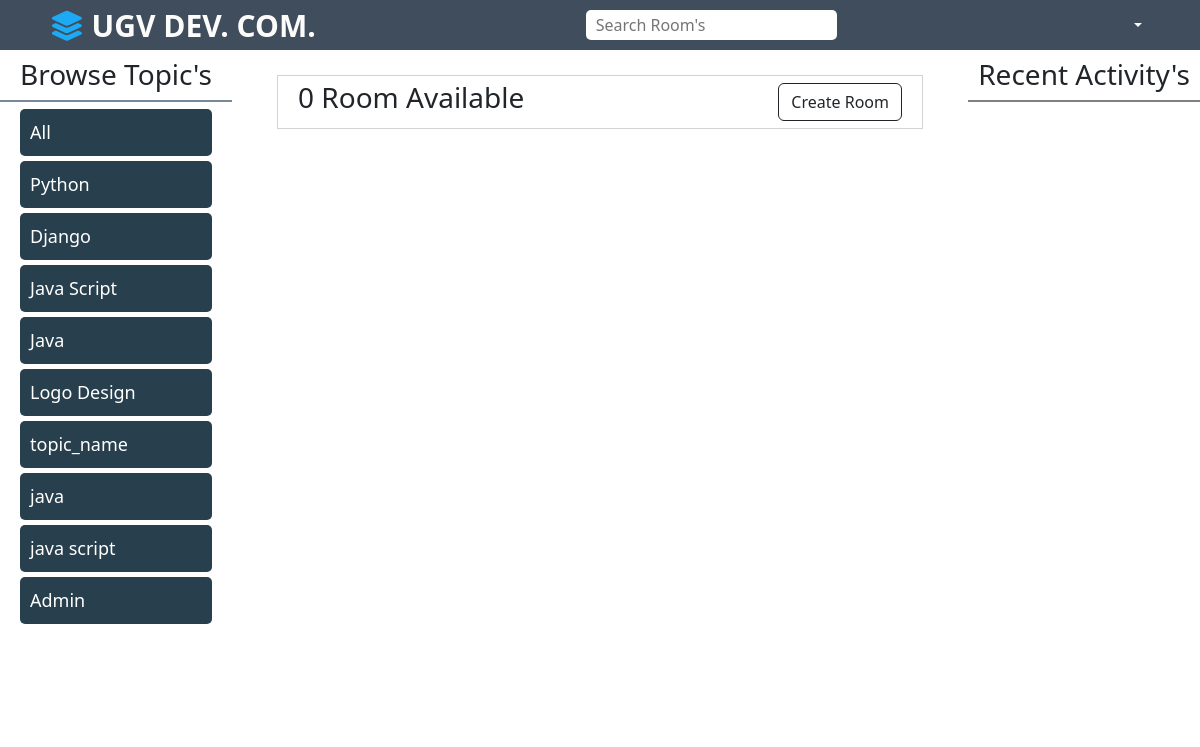
The page /?q=Gaming on the database as committed earlier.
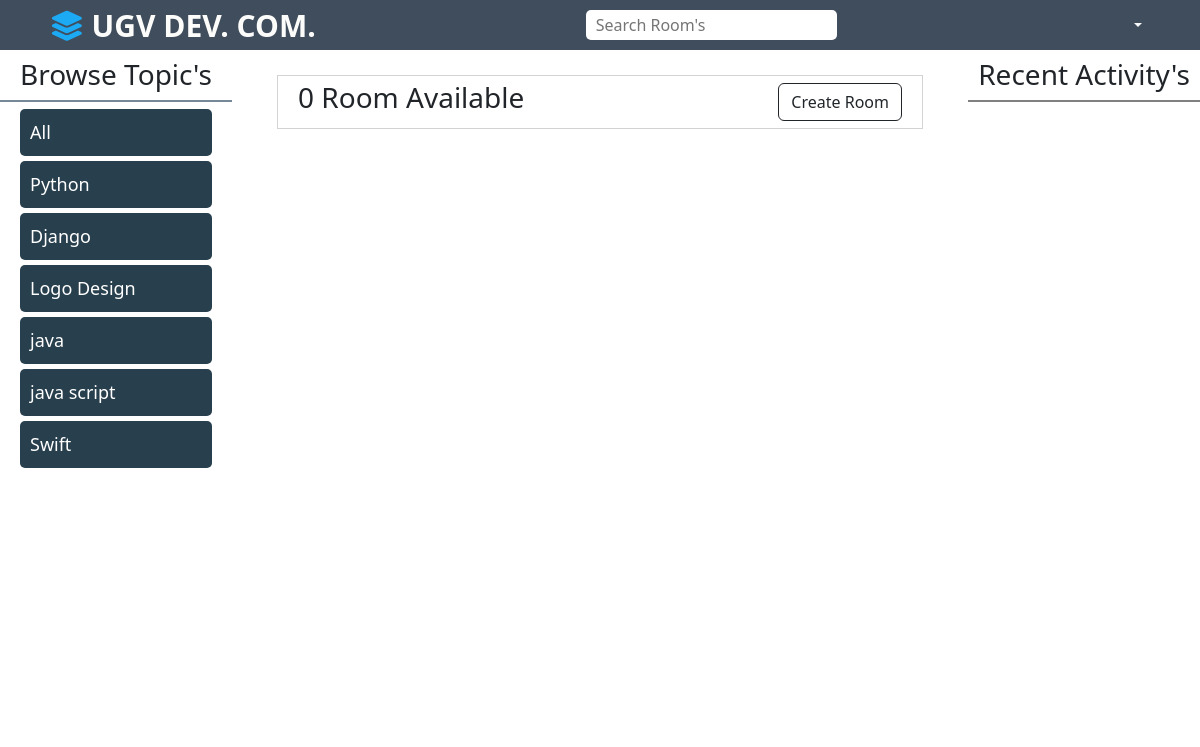
The same page on the database as committed later.
### base/models.py (models this page shows, shortened)
class Topic(models.Model):
    name = models.CharField(max_length=200)

### base/views.py (the view)
# urls.py: path('', views.home, name='home'),
def home(request):
    q = request.GET.get('q') if request.GET.get('q') != None else ''
    rooms = Room.objects.filter(Q(topic__name__icontains=q) |
                                Q(name__icontains=q) |
                                Q(description__icontains=q))
    topic = Topic.objects.all()
    room_count = rooms.count()
    room_message = Message.objects.filter(Q(room__topic__name__icontains=q))
    p = Paginator(rooms,3)
    page_number = request.GET.get('page')
    page_obj = p.get_page(page_number)
    context = {'rooms': rooms, 'topics': topic,
               'room_count': room_count, 'room_message': room_message,'page_obj':page_obj}
    return render(request, 'base/home.html', context)

### templates/base/home.html (shortened to what this page needs)
{% extends 'main.html' %} {% block content %}
<div class="container-grid">
    <div class="grid-one">
        {% include 'base/topics_page.html' %}
    </div>
    <div class="grid-two">
        <div class="grid2-head">
            <h3>{{ room_count }} Room Available</h3>
            <a class="btn btn-outline-dark" href="{% url 'create-room' %}">Create Room</a>
        </div>
    </div>
    <div grid-three>
        {% include 'base/activity_page.html' %}
    </div>
</div>
{% endblock %}

### templates/base/topics_page.html (shortened to what this page needs)
<div class="main-topic">
    <div class="head my-2 ">
        <h3>Browse Topic's</h3>
    </div>
    <div class="topic-list">
        <div class="all">
            <a href="{% url 'home' %}">All</a>
        </div>
        {% for topic in topics %}
        <div class="topic">
            <a href="{% url 'home' %}?q={{ topic.name }}">{{ topic.name }}</a>
        </div>
        {% endfor %}
    </div>
</div>

Rows that differ between the two databases and show on the page:
removed Topic: name "Java Script"
removed Topic: name "Java"
removed Topic: name "topic_name"
removed Topic: name "Admin"
added Topic: name "Swift"
